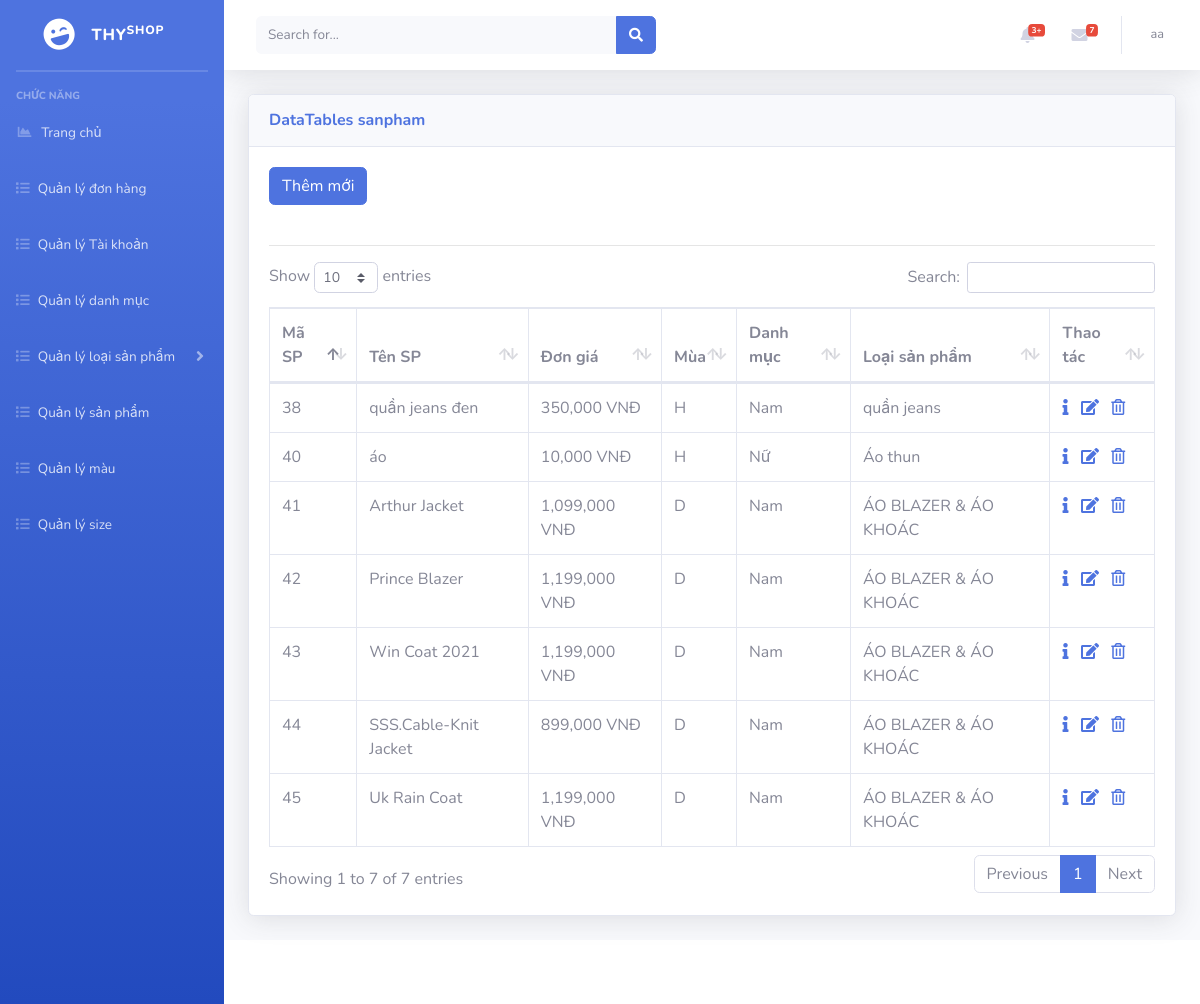
Screenshot of /admin/index.php?mod=sanpham (signed in) with the database file from the repository.
### tables this page shows
CREATE TABLE `sanpham` (
  `idSP` int(11) NOT NULL,
  `tenSP` varchar(100) NOT NULL,
  `donGia` decimal(10,0) NOT NULL,
  `mua` char(1) NOT NULL,
  `moTa` text NOT NULL,
  `trangThai` char(1) NOT NULL,
  `idLSP` int(11) NOT NULL
);

CREATE TABLE `loaisanpham` (
  `idLSP` int(11) NOT NULL,
  `tenLSP` varchar(200) NOT NULL,
  `trangThai` char(1) NOT NULL,
  `idDM` int(11) NOT NULL
);

CREATE TABLE `danhmuc` (
  `idDM` int(11) NOT NULL,
  `tenDM` varchar(200) NOT NULL,
  `trangThai` varchar(200) NOT NULL
);

### admin/models/connection.php (called while the page is built, shortened)
<?php
    class Connection{
        function __construct()
        {
            $server_name ="localhost";
            $username ="root";
            $password ="";
            $db_name ="shopthy";
            $this->conn = new mysqli($server_name,$username,$password,$db_name);
        }
    }
?>

### admin/models/model.php (called while the page is built, shortened)
<?php
 require_once('./models/connection.php');
class Model
{
    function __construct()
    {
        $conn_obj = new Connection();
        $this->conn = $conn_obj->conn;
    }
}
?>

### admin/controller/sanPhamController.php (called while the page is built, shortened)
<?php
require_once('./models/sanPhamModel.php');
class sanPhamController
{
    var $sp_model;
    public function __construct()
    {
        $this->sp_model = new sanPhamModel();
    }
    public function getAllSanPham()
    {
        $data = $this->sp_model->getAllSanPham();
        return $data;
    }
}

### admin/models/sanPhamModel.php (called while the page is built, shortened)
<?php
require_once('./models/model.php');
class sanPhamModel extends Model
{
    public function getAllSanPham()
    {
        $sql = "select * from sanpham where trangThai = 1";
        $rs = $this->conn->query($sql);
        $data = array();
        if ($rs->num_rows > 0) {
            while ($row = $rs->fetch_assoc()) {
                $data[] = $row;
            }
        }
        return $data;
    }
}

### admin/controller/loaiSanPhamController.php (called while the page is built, shortened)
<?php
    require_once('./models/loaiSanPhamModel.php');
    class loaiSanPhamController{
        var $lsp_model;
        public function __construct()
        {
            $this->lsp_model = new loaiSanPhamModel();
        }
        public function getTenLoaiSanPham($id){
            return $this->lsp_model->getTenLoaiSanPham($id);
        }
        public function getIdDanhmuc($id)
        {
            return $this->lsp_model->getIdDanhMuc($id);
        }
    }
?>

### admin/models/loaiSanPhamModel.php (called while the page is built, shortened)
<?php
require_once("./models/model.php");
class loaiSanPhamModel extends Model
{
    public function getTenLoaiSanPham($id){
        $query = "select tenLSP from loaisanpham where idLSP ='$id' ";
        $rs = $this->conn->query($query)->fetch_assoc();
        return $rs['tenLSP'];
    }
    public function getIdDanhMuc($id)
    {
        $query = "select idDM from loaisanpham where idLSP ='$id' ";
        $rs = $this->conn->query($query)->fetch_assoc();
        return $rs['idDM'];
    }
}

### admin/controller/danhMucController.php (called while the page is built, shortened)
<?php
    require_once('./models/danhmucModel.php');
    class danhMucController{
        var $dm_model;
        public function __construct()
        {
            $this->dm_model = new DanhMucModel();
        }
        public function getTenDM($idDM){
            $tenDM = $this->dm_model->getTenDM($idDM);
            return $tenDM;
        }
    }

### admin/models/danhmucModel.php (called while the page is built, shortened)
<?php
    require_once('./models/model.php');
    class DanhMucModel extends Model
    {
        public function getTenDM($idDM)
        {
            if($idDM!=null){
                $sql = "select tenDM from danhmuc where idDM = '$idDM'";
                $rs = $this->conn->query($sql)->fetch_assoc();
                return $rs['tenDM'];
            }
        }
    }
?>

### admin/views/sanpham/sanphamView.php (the view, shortened to what this page needs)
<?php
    require_once('controller/sanPhamController.php');
    require_once('controller/loaiSanPhamController.php');
    require_once('controller/danhMucController.php');
    $sp_controller = new sanPhamController();
    $lsp_controller = new loaiSanPhamController();
    $dm_controller = new danhMucController();
    $data = $sp_controller->getAllSanPham();
?>
<a href="?mod=sanpham&act=add" type="button" class="btn btn-primary">Thêm mới</a>
<br>
<br>
<hr>
<?php
    if($data == null){ ?>
        <p>Không có sản phẩm nào</p>
<?php
    }
    else{
?>
<table class="table table-bordered" id="dataTable" width="100%" cellspacing="0">
    <thead>
        <tr>
        <th scope="col">Mã SP</th>
        <th scope="col">Tên SP</th>
        <th scope="col">Đơn giá</th>
        <th scope="col">Mùa</th>
        <th scope="col">Danh mục</th>
        <th scope="col">Loại sản phẩm</th>
        <th scope="col">Thao tác</th>
        </tr>
    </thead>
    <tbody>
        <?php foreach ($data as $row) { ?>
        <tr>
            <td><?= $row['idSP'] ?></td>
            <td><?= $row['tenSP'] ?></td>
            <td><?= number_format($row['donGia'], 0) ." VNĐ";  ?></td>
            <td><?= $row['mua'] ?></td>
            <td><?= $dm_controller->getTenDM($lsp_controller->getIdDanhmuc((int)$row['idLSP'])) ?></td>
            <td><?= $lsp_controller->getTenLoaiSanPham((int)$row['idLSP']) ?></td>
            <td>
                <a href="?mod=sanpham&act=detail&id=<?= $row['idSP'] ?>"><i class="fas fa-info"></i></a> &nbsp;
                <a href="?mod=sanpham&act=edit&id=<?= $row['idSP'] ?>"><i class="fas fa-edit"></i></a> &nbsp;
                <a href="?mod=sanpham&act=delete&id=<?= $row['idSP'] ?>" onclick="return confirm('Bạn có thật sự muốn xóa ?');">
                    <i class="far fa-trash-alt"></i>
                </a>
            </td>
        </tr>
        <?php } ?>
</table>
<?php
    }
?>

### rows the page displays
sanpham: idSP "38", tenSP "quần jeans đen", donGia "350,000", mua "H", idLSP.tenDM "Nam", idLSP.tenLSP "quần jeans"
sanpham: idSP "40", tenSP "áo", donGia "10,000", mua "H", idLSP.tenDM "Nữ", idLSP.tenLSP "Áo thun"
sanpham: idSP "41", tenSP "Arthur Jacket", donGia "1,099,000", mua "D", idLSP.tenDM "Nam", idLSP.tenLSP "ÁO BLAZER & ÁO KHOÁC"
sanpham: idSP "42", tenSP "Prince Blazer", donGia "1,199,000", mua "D", idLSP.tenDM "Nam", idLSP.tenLSP "ÁO BLAZER & ÁO KHOÁC"
sanpham: idSP "43", tenSP "Win Coat 2021", donGia "1,199,000", mua "D", idLSP.tenDM "Nam", idLSP.tenLSP "ÁO BLAZER & ÁO KHOÁC"
sanpham: idSP "44", tenSP "SSS.Cable-Knit Jacket", donGia "899,000", mua "D", idLSP.tenDM "Nam", idLSP.tenLSP "ÁO BLAZER & ÁO KHOÁC"
sanpham: idSP "45", tenSP "Uk Rain Coat", donGia "1,199,000", mua "D", idLSP.tenDM "Nam", idLSP.tenLSP "ÁO BLAZER & ÁO KHOÁC"

### other values shown
$_SESSION['login']['tenND'] "aa"
$mod "sanpham"
